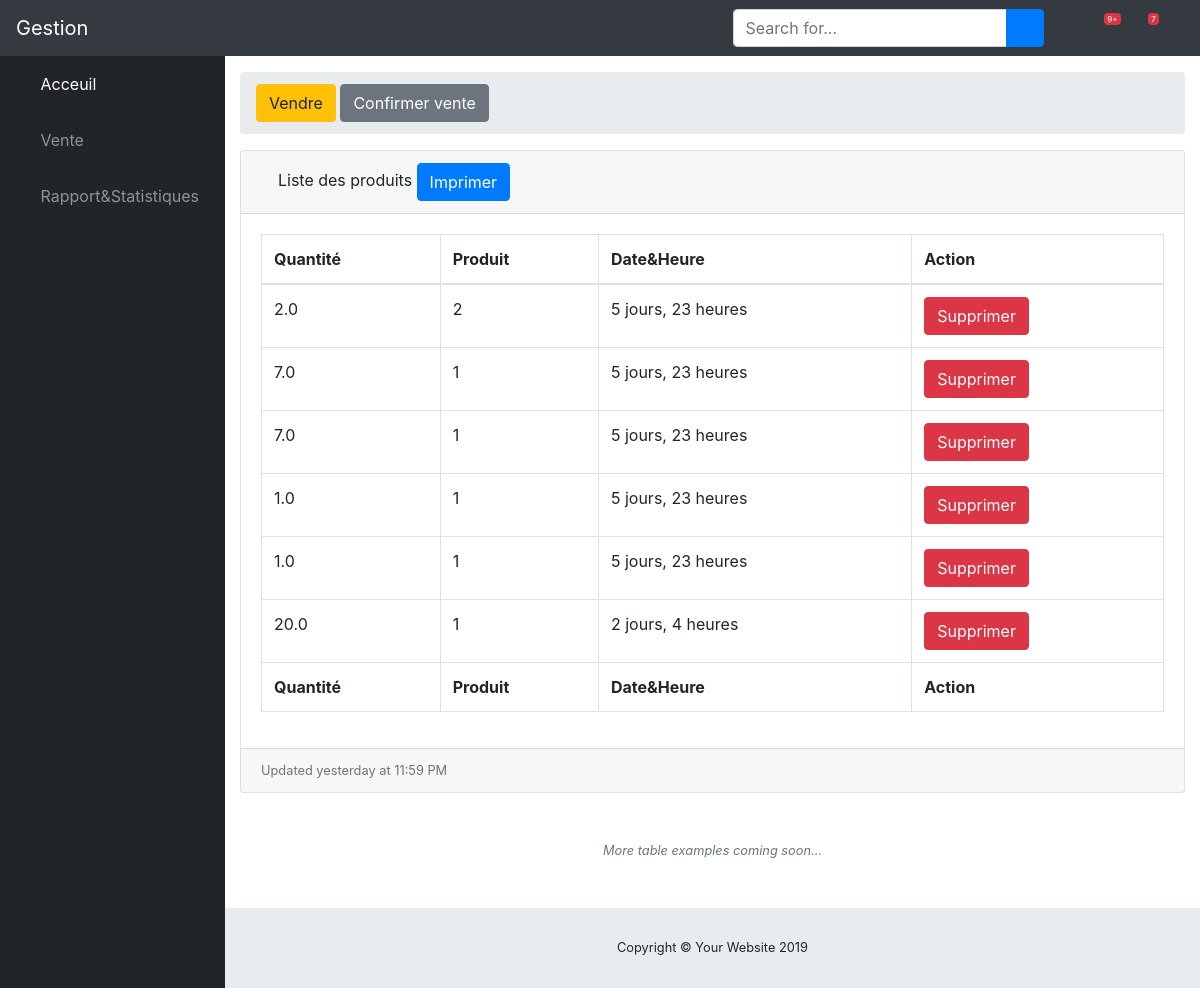
Page /gestion/vente/ on the earlier database version.
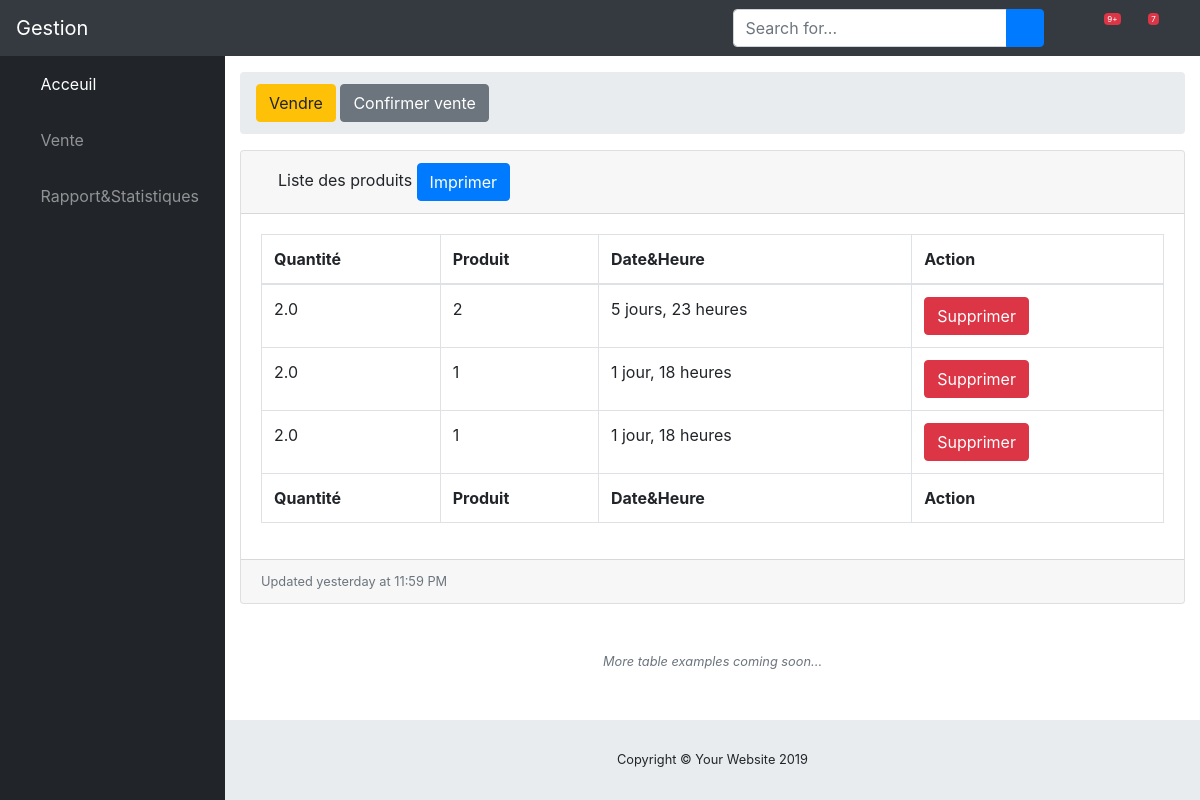
Same page on the later database version.
### polls/models.py (models this page shows)
class Vente(models.Model):
    quantite = models.FloatField()
    produit = models.ForeignKey(Produit,on_delete=models.CASCADE,blank=True, null=True)
    created_at = models.DateTimeField(default=timezone.now,blank=True,null=True)
    updated_at = models.DateTimeField(default=timezone.now,blank=True,null=True)

### polls/views.py (the view, shortened to what this page needs)
# urls.py: path('vente/', views.vente),
def vente(request):
    ventes = Vente.objects.all()
    categories = Categorie.objects.all()
    return render(request,'vente.html',{'ventes':ventes, 'categories':categories})

### polls/templates/vente.html (shortened to what this page needs)
{% load static %}
<!DOCTYPE html>
<html lang="en">
<head>
  <link href="{% static 'vendor/fontawesome-free/css/all.min.css' %}" rel="stylesheet" type="text/css">
  <link href="{% static 'vendor/datatables/dataTables.bootstrap4.css' %}" rel="stylesheet">
  <link href="{% static 'css/sb-admin.css' %}" rel="stylesheet">
</head>
<body id="page-top">
  <nav class="navbar navbar-expand navbar-dark bg-dark static-top">
    <a class="navbar-brand mr-1" href="index.html">Gestion</a>
    <button class="btn btn-link btn-sm text-white order-1 order-sm-0" id="sidebarToggle" href="#">
      <i class="fas fa-bars"></i>
    </button>
    <form class="d-none d-md-inline-block form-inline ml-auto mr-0 mr-md-3 my-2 my-md-0">
      <div class="input-group">
        <input type="text" class="form-control" placeholder="Search for..." aria-label="Search" aria-describedby="basic-addon2" aria-controls="dataTable">
        <div class="input-group-append">
          <button class="btn btn-primary" type="button">
            <i class="fas fa-search"></i>
          </button>
        </div>
      </div>
    </form>
    <ul class="navbar-nav ml-auto ml-md-0">
      <li class="nav-item dropdown no-arrow mx-1">
        <a class="nav-link dropdown-toggle" href="#" id="alertsDropdown" role="button" data-toggle="dropdown" aria-haspopup="true" aria-expanded="false">
          <i class="fas fa-bell fa-fw"></i>
          <span class="badge badge-danger">9+</span>
        </a>
      </li>
      <li class="nav-item dropdown no-arrow mx-1">
        <a class="nav-link dropdown-toggle" href="#" id="messagesDropdown" role="button" data-toggle="dropdown" aria-haspopup="true" aria-expanded="false">
          <i class="fas fa-envelope fa-fw"></i>
          <span class="badge badge-danger">7</span>
        </a>
      </li>
      <li class="nav-item dropdown no-arrow">
        <a class="nav-link dropdown-toggle" href="#" id="userDropdown" role="button" data-toggle="dropdown" aria-haspopup="true" aria-expanded="false">
          <i class="fas fa-user-circle fa-fw"></i>
        </a>
      </li>
    </ul>
  </nav>
  <div id="wrapper">
    <ul class="sidebar navbar-nav">
      <li class="nav-item active">
        <a class="nav-link" href="/gestion/acceuil">
          <i class="fas fa-fw fa-tachometer-alt"></i>
          <span>Acceuil</span>
        </a>
      </li>
      <li class="nav-item">
        <a class="nav-link" href="/gestion/vente">
          <i class="fas fa-fw fa-table"></i>
          <span>Vente</span></a>
      </li>
      <li class="nav-item">
        <a class="nav-link" href="/gestion/rapport">
          <i class="fas fa-fw fa-chart-area"></i>
          <span>Rapport&Statistiques</span></a>
      </li>
    </ul>
    <div id="content-wrapper">
      <div class="container-fluid">
        <ol class="breadcrumb">
          <li class="breadcrumb-item">
            <button class="btn btn-warning" type="button" data-toggle="modal" data-target="#logoutModal">Vendre</button>
            <button class="btn btn-secondary" type="button" data-toggle="modal" data-target="#logoutModal1">Confirmer vente</button>
          </li>
        </ol>
        <div class="card mb-3">
          <div class="card-header">
            <i class="fas fa-table"></i>
            Liste des produits <button class="btn btn-primary">Imprimer</button> </div>
          <div class="card-body">
            <div class="table-responsive">
              <table class="table table-bordered" id="dataTable" width="100%" cellspacing="0">
                <thead>
                  <tr>
                    <th>Quantité</th>
                    <th>Produit</th>
                    <th>Date&Heure</th>
                    <th>Action</th>
                  </tr>
                </thead>
                <tfoot>
                  <tr>
                    <th>Quantité</th>
                    <th>Produit</th>
                    <th>Date&Heure</th>
                    <th>Action</th>
                  </tr>
                </tfoot>
                <tbody>
                  {% for vente in ventes %}
                  <tr>
                    <td>{{ vente.quantite }}</td>
                    <td>{{ vente.produit_id }}</td>
                    <td>{{ vente.created_at|timesince }}</td>
                    <td><button class="btn btn-danger">Supprimer</button></td>
                  </tr>
                  {% empty %}
              <h4>aucun vente enregistrer</h4>
                  {% endfor %}
                </tbody>
              </table>
            </div>
          </div>
          <div class="card-footer small text-muted">Updated yesterday at 11:59 PM</div>
        </div>
        <p class="small text-center text-muted my-5">
          <em>More table examples coming soon...</em>
        </p>
      </div>
      <footer class="sticky-footer">
        <div class="container my-auto">
          <div class="copyright text-center my-auto">
            <span>Copyright © Your Website 2019</span>
          </div>
        </div>
      </footer>
    </div>
  </div>
</body>
</html>

Differences in the rows shown:
removed Vente: quantite "7.0", produit_id "1", created_at "5 jours, 23 heures"
removed Vente: quantite "7.0", produit_id "1", created_at "5 jours, 23 heures"
removed Vente: quantite "1.0", produit_id "1", created_at "5 jours, 23 heures"
removed Vente: quantite "1.0", produit_id "1", created_at "5 jours, 23 heures"
removed Vente: quantite "20.0", produit_id "1", created_at "2 jours, 4 heures"
added Vente: quantite "2.0", produit_id "1", created_at "1 jour, 18 heures"
added Vente: quantite "2.0", produit_id "1", created_at "1 jour, 18 heures"
